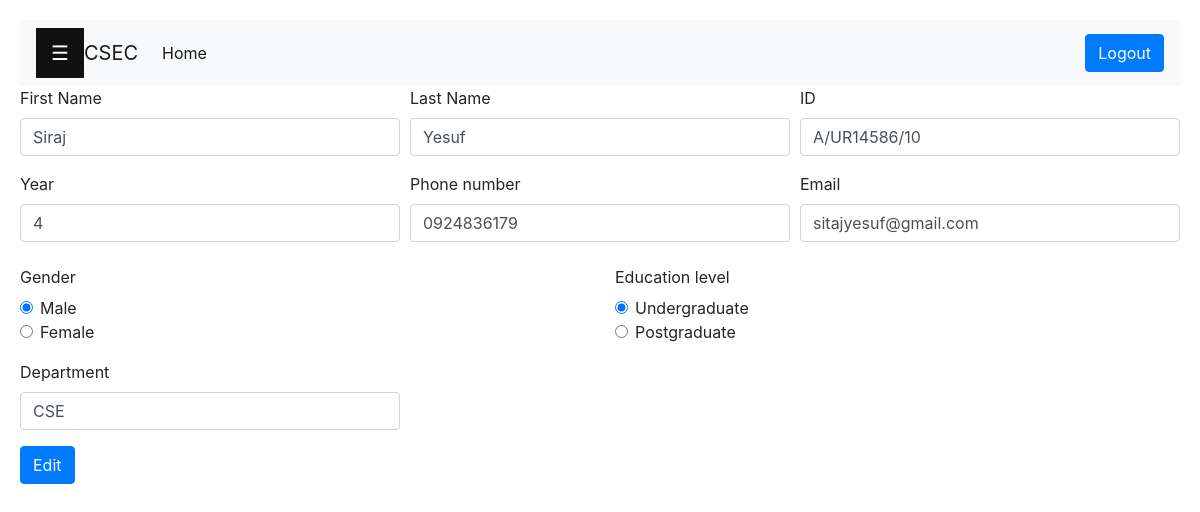
Screenshot of /member/edit_profile.php (signed in) with the database file from the repository.
### tables this page shows
CREATE TABLE `users` (
  `firstName` varchar(200) NOT NULL,
  `lastName` varchar(200) NOT NULL,
  `id` varchar(200) NOT NULL,
  `gender` enum('Male','Female') NOT NULL,
  `education` enum('undergraduate','postgraduate') NOT NULL,
  `academicYear` int(11) NOT NULL,
  `department` varchar(200) NOT NULL,
  `email` varchar(200) NOT NULL,
  `phone` varchar(200) NOT NULL,
  `CPD` enum('yes','no','append') DEFAULT 'no',
  `CBD` enum('yes','no','append') DEFAULT 'no',
  `DD` enum('yes','no','append') DEFAULT 'no',
  `entryYear` date DEFAULT NULL,
  `roll` enum('president','vice president','cpd head','cbd head','dd head','member','not member') DEFAULT 'not member',
  `password` varchar(200) NOT NULL
);

### member/edit_profile.php (the view, shortened to what this page needs)
<!DOCTYPE html>
<html lang="en">
<head>
    <link href="../bootstrap-4/dist/css/bootstrap.min.css" rel="stylesheet">
    <link rel="stylesheet" href="../css/president.css">
</head>
<body>
    <div id="main">
        <nav class="navbar navbar-expand-lg navbar-light bg-light">
            <button class="openbtn" onclick="openNav()">&#9776;</button>
            <a class="navbar-brand" href="index.php">CSEC</a>
            <div class="collapse navbar-collapse" id="navbarTogglerDemo02">
                <ul class="navbar-nav mr-auto mt-2 mt-lg-0">
                    <li class="nav-item active">
                        <a class="nav-link" href="index.php">Home <span class="sr-only">(current)</span></a>
                    </li>
                </ul>
                <a href="logout.php"><button type="button" class="btn btn-primary">Logout</button></a>
            </div>
        </nav>
        <div class="edit-profile">
            <?php
                include 'db_connection.php';
                $id = $_SESSION['id'];
                $sql = "SELECT * FROM `users` WHERE ID = '$id' LIMIT 1";
                $result = $conn->query($sql);
                if($result->num_rows > 0){
                    $row = mysqli_fetch_assoc($result);
                    ?>
                    <form action="validate_edit_profile.php" method="POST">
                        <div class="form-row">
                            <div class="form-group col-md-4">
                                <label>First Name</label>
                                <input type="text" class="form-control" name="fname" value="<?php echo $row['firstName']; ?>" required>
                            </div>
                            <div class="form-group col-md-4">
                                <label>Last Name</label>
                                <input type="text" class="form-control" name="lname" value="<?php echo $row['lastName']; ?>" required>
                            </div>
                            <div class="form-group col-md-4">
                                <label>ID</label>
                                <input type="text" class="form-control" name="id" value="<?php echo $row['id']; ?>" required>
                            </div>
                        </div>
                        <div class="form-row">
                            <div class="form-group col-md-4">
                                <label>Year</label>
                                <input type="number" class="form-control" name="year" max = "6" min = "1" value="<?php echo $row['academicYear']; ?>" required>
                            </div>
                            <div class="form-group col-md-4">
                                <label>Phone number</label>
                                <input type="text" class="form-control" name="phone" value="<?php echo $row['phone']; ?>" required>
                            </div>
                            <div class="form-group col-md-4">
                                <label>Email</label>
                                <input type="email" class="form-control" name="email" value="<?php echo $row['email']; ?>" required>
                            </div>
                        </div>
                        <div class="form-group row">
                            <div class="col-md-6">
                                <legend class="col-form-label">Gender</legend>
                                <div class="form-check">
                                    <input class="form-check-input" type="radio" name="gender" value="Male" checked>Male
                                </div>
                                <div class="form-check">
                                    <input class="form-check-input" type="radio" name="gender" value="Female">Female
                                </div>
                            </div>
                            <div class="col-md-6">
                                <legend class="col-form-label">Education level</legend>
                                <div class="form-check">
                                    <input class="form-check-input" type="radio" name="education" value="undergraduate" checked>Undergraduate
                                </div>
                                <div class="form-check">
                                    <input class="form-check-input" type="radio" name="education" value="postgraduate">Postgraduate
                                </div>
                            </div>
                        </div>
                        <div class="form-row">
                            <div class="form-group col-md-4">
                                <label>Department</label>
                                <input type="text" class="form-control" name="department" value="<?php echo $row['department']; ?>" required>
                            </div>
                        </div>
                        <button type="submit" class="btn btn-primary" name="submit">Edit</button>
                    </form>
                    <?php
                }
            ?>
        </div>
    </div>
</body>
</html>

### css/president.css (style rules this page uses)
.openbtn { font-size: 20px; cursor: pointer; background-color: #111; color: white; padding: 10px 15px; border: none; }
#main { transition: margin-left .5s; padding: 20px; }

### rows the page displays
users: fname "Siraj", lname "Yesuf", id "A/UR14586/10", year "4", phone "0924836179", email "sitajyesuf@gmail.com", department "CSE"
